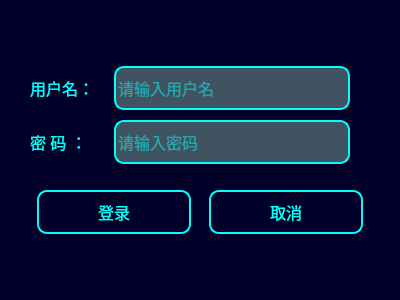
<?xml version="1.0" encoding="UTF-8"?>
<ui version="4.0">
 <class>UserLog</class>
 <widget class="QDialog" name="UserLog">
  <property name="geometry">
   <rect>
    <x>0</x>
    <y>0</y>
    <width>400</width>
    <height>300</height>
   </rect>
  </property>
  <property name="minimumSize">
   <size>
    <width>400</width>
    <height>300</height>
   </size>
  </property>
  <property name="maximumSize">
   <size>
    <width>400</width>
    <height>300</height>
   </size>
  </property>
  <property name="windowTitle">
   <string>Dialog</string>
  </property>
  <property name="styleSheet">
   <string notr="true">*{
color:rgb(0, 255, 255);
background:rgb(0, 255, 255);
font-size:15px;
font-style:MingLiU-ExtB;
}
QWidget{
border:2px sold rgb(0, 255, 255);
background:rgb(0, 0, 40);
}
QLineEdit{
color:rgb(0, 255, 255);
background-color:#405361;
height:40px;
border-style:outset;
border-radius:10px;
border:2px solid rgb(0, 255, 255);
font-size:16px;
font-style:MingLiU-ExtB;
}
QPushButton{
width:150px;
height:40px;
border-style:outset;
border-radius:10px;
border:2px solid rgb(0, 255, 255);
font-size:16px;
font-style:MingLiU-ExtB;
}
QPushButton:pressed{
color:rgb(0, 0, 50);
background-color:rgb(0, 255, 255);
border-style:inset;
font-style:MingLiU-ExtB;
}
QLabel{
color:rgb(0, 255, 255);
background:rgba(85,170,255,0);
height:40px;
font-size:16px;
font-style:MingLiU-ExtB;
}
QFrame{
border-radius:10px;
}</string>
  </property>
  <layout class="QGridLayout" name="gridLayout">
   <property name="leftMargin">
    <number>10</number>
   </property>
   <property name="topMargin">
    <number>10</number>
   </property>
   <property name="rightMargin">
    <number>10</number>
   </property>
   <property name="bottomMargin">
    <number>30</number>
   </property>
   <property name="spacing">
    <number>10</number>
   </property>
   <item row="0" column="0">
    <widget class="QStackedWidget" name="UserLogStackedWidget">
     <property name="currentIndex">
      <number>0</number>
     </property>
     <widget class="QWidget" name="page_login">
      <layout class="QGridLayout" name="gridLayout_3">
       <property name="leftMargin">
        <number>10</number>
       </property>
       <property name="topMargin">
        <number>40</number>
       </property>
       <property name="rightMargin">
        <number>10</number>
       </property>
       <property name="bottomMargin">
        <number>20</number>
       </property>
       <property name="spacing">
        <number>10</number>
       </property>
       <item row="0" column="0">
        <widget class="QFrame" name="LogInFrame">
         <property name="frameShape">
          <enum>QFrame::StyledPanel</enum>
         </property>
         <property name="frameShadow">
          <enum>QFrame::Raised</enum>
         </property>
         <layout class="QGridLayout" name="gridLayout_4">
          <property name="leftMargin">
           <number>0</number>
          </property>
          <property name="topMargin">
           <number>0</number>
          </property>
          <property name="rightMargin">
           <number>0</number>
          </property>
          <property name="bottomMargin">
           <number>0</number>
          </property>
          <property name="spacing">
           <number>10</number>
          </property>
          <item row="1" column="0">
           <layout class="QGridLayout" name="UserInputLayout">
            <property name="leftMargin">
             <number>10</number>
            </property>
            <property name="rightMargin">
             <number>30</number>
            </property>
            <property name="horizontalSpacing">
             <number>20</number>
            </property>
            <property name="verticalSpacing">
             <number>10</number>
            </property>
            <item row="0" column="0">
             <widget class="QLabel" name="UsernameLabel">
              <property name="text">
               <string>用户名：</string>
              </property>
             </widget>
            </item>
            <item row="1" column="0">
             <widget class="QLabel" name="UserKeyLabel">
              <property name="text">
               <string>密 码 ：</string>
              </property>
             </widget>
            </item>
            <item row="1" column="1">
             <widget class="QLineEdit" name="UserKeyInputEdit">
              <property name="minimumSize">
               <size>
                <width>0</width>
                <height>30</height>
               </size>
              </property>
              <property name="inputMask">
               <string/>
              </property>
              <property name="text">
               <string/>
              </property>
              <property name="maxLength">
               <number>10</number>
              </property>
              <property name="echoMode">
               <enum>QLineEdit::Password</enum>
              </property>
              <property name="placeholderText">
               <string>请输入密码</string>
              </property>
             </widget>
            </item>
            <item row="0" column="1">
             <widget class="QLineEdit" name="UsernameInputEdit">
              <property name="minimumSize">
               <size>
                <width>0</width>
                <height>30</height>
               </size>
              </property>
              <property name="text">
               <string/>
              </property>
              <property name="maxLength">
               <number>10</number>
              </property>
              <property name="echoMode">
               <enum>QLineEdit::Normal</enum>
              </property>
              <property name="alignment">
               <set>Qt::AlignJustify|Qt::AlignVCenter</set>
              </property>
              <property name="placeholderText">
               <string>请输入用户名</string>
              </property>
              <property name="clearButtonEnabled">
               <bool>false</bool>
              </property>
             </widget>
            </item>
           </layout>
          </item>
          <item row="2" column="0">
           <layout class="QHBoxLayout" name="horizontalLayout">
            <property name="spacing">
             <number>0</number>
            </property>
            <item>
             <spacer name="horizontalSpacer1">
              <property name="orientation">
               <enum>Qt::Horizontal</enum>
              </property>
              <property name="sizeHint" stdset="0">
               <size>
                <width>40</width>
                <height>20</height>
               </size>
              </property>
             </spacer>
            </item>
            <item>
             <widget class="QPushButton" name="UserLogInBtn">
              <property name="text">
               <string>登录</string>
              </property>
             </widget>
            </item>
            <item>
             <spacer name="horizontalSpacer3">
              <property name="orientation">
               <enum>Qt::Horizontal</enum>
              </property>
              <property name="sizeHint" stdset="0">
               <size>
                <width>40</width>
                <height>20</height>
               </size>
              </property>
             </spacer>
            </item>
            <item>
             <widget class="QPushButton" name="UserExitBtn">
              <property name="text">
               <string>取消</string>
              </property>
             </widget>
            </item>
            <item>
             <spacer name="horizontalSpacer2">
              <property name="orientation">
               <enum>Qt::Horizontal</enum>
              </property>
              <property name="sizeHint" stdset="0">
               <size>
                <width>40</width>
                <height>20</height>
               </size>
              </property>
             </spacer>
            </item>
           </layout>
          </item>
         </layout>
        </widget>
       </item>
      </layout>
     </widget>
     <widget class="QWidget" name="page_loged">
      <layout class="QGridLayout" name="gridLayout_2">
       <property name="leftMargin">
        <number>20</number>
       </property>
       <property name="topMargin">
        <number>20</number>
       </property>
       <property name="rightMargin">
        <number>20</number>
       </property>
       <property name="bottomMargin">
        <number>20</number>
       </property>
       <property name="horizontalSpacing">
        <number>10</number>
       </property>
       <property name="verticalSpacing">
        <number>0</number>
       </property>
       <item row="1" column="0">
        <layout class="QHBoxLayout" name="LogedBtnLayout">
         <property name="spacing">
          <number>0</number>
         </property>
         <item>
          <spacer name="horizontalSpacer4">
           <property name="orientation">
            <enum>Qt::Horizontal</enum>
           </property>
           <property name="sizeHint" stdset="0">
            <size>
             <width>40</width>
             <height>20</height>
            </size>
           </property>
          </spacer>
         </item>
         <item>
          <widget class="QPushButton" name="LogedHideBtn">
           <property name="text">
            <string>隐藏</string>
           </property>
          </widget>
         </item>
         <item>
          <spacer name="horizontalSpacer">
           <property name="orientation">
            <enum>Qt::Horizontal</enum>
           </property>
           <property name="sizeHint" stdset="0">
            <size>
             <width>40</width>
             <height>20</height>
            </size>
           </property>
          </spacer>
         </item>
         <item>
          <widget class="QPushButton" name="LogedLogoutBtn">
           <property name="text">
            <string>退出</string>
           </property>
          </widget>
         </item>
         <item>
          <spacer name="horizontalSpacer5">
           <property name="orientation">
            <enum>Qt::Horizontal</enum>
           </property>
           <property name="sizeHint" stdset="0">
            <size>
             <width>40</width>
             <height>20</height>
            </size>
           </property>
          </spacer>
         </item>
        </layout>
       </item>
       <item row="0" column="0">
        <widget class="QLabel" name="LogedLabel">
         <property name="styleSheet">
          <string notr="true">font: 25 20pt &quot;Adobe 宋体 Std L&quot;;</string>
         </property>
         <property name="text">
          <string>登录成功！欢迎使用</string>
         </property>
         <property name="alignment">
          <set>Qt::AlignCenter</set>
         </property>
        </widget>
       </item>
      </layout>
     </widget>
    </widget>
   </item>
  </layout>
 </widget>
 <resources/>
 <connections>
  <connection>
   <sender>UserExitBtn</sender>
   <signal>clicked()</signal>
   <receiver>UserLog</receiver>
   <slot>close()</slot>
   <hints>
    <hint type="sourcelabel">
     <x>277</x>
     <y>227</y>
    </hint>
    <hint type="destinationlabel">
     <x>199</x>
     <y>149</y>
    </hint>
   </hints>
  </connection>
 </connections>
</ui>
